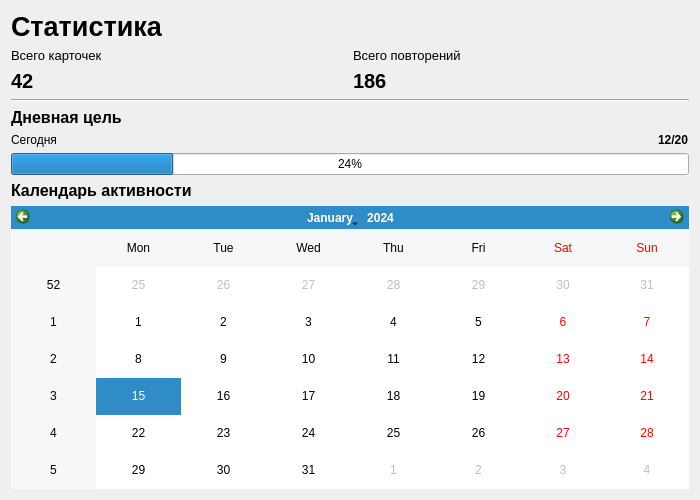
<?xml version="1.0" encoding="UTF-8"?>
<ui version="4.0">
 <class>Form</class>
 <widget class="QWidget" name="Form">
  <property name="geometry">
   <rect>
    <x>0</x>
    <y>0</y>
    <width>700</width>
    <height>500</height>
   </rect>
  </property>
  <property name="windowTitle">
   <string>Form</string>
  </property>
  <layout class="QVBoxLayout" name="verticalLayout_2" stretch="0,0,0,0,1">
   <item>
    <widget class="QLabel" name="titleLabel">
     <property name="font">
      <font>
       <pointsize>20</pointsize>
       <bold>true</bold>
      </font>
     </property>
     <property name="text">
      <string>Статистика</string>
     </property>
    </widget>
   </item>
   <item>
    <layout class="QVBoxLayout" name="verticalLayout">
     <item>
      <layout class="QHBoxLayout" name="horizontalLayout_3">
       <item>
        <widget class="QLabel" name="totalCardsTtileLabel">
         <property name="font">
          <font>
           <pointsize>10</pointsize>
          </font>
         </property>
         <property name="text">
          <string>Всего карточек</string>
         </property>
        </widget>
       </item>
       <item>
        <widget class="QLabel" name="totalReviewTitleLabel">
         <property name="font">
          <font>
           <pointsize>10</pointsize>
          </font>
         </property>
         <property name="text">
          <string>Всего повторений</string>
         </property>
        </widget>
       </item>
      </layout>
     </item>
     <item>
      <layout class="QHBoxLayout" name="horizontalLayout">
       <item>
        <widget class="QLabel" name="totalCardsValueLabel">
         <property name="font">
          <font>
           <pointsize>15</pointsize>
           <bold>true</bold>
          </font>
         </property>
         <property name="text">
          <string>42</string>
         </property>
        </widget>
       </item>
       <item>
        <widget class="QLabel" name="totalReviewValueLabel">
         <property name="font">
          <font>
           <pointsize>15</pointsize>
           <bold>true</bold>
          </font>
         </property>
         <property name="text">
          <string>186</string>
         </property>
        </widget>
       </item>
      </layout>
     </item>
    </layout>
   </item>
   <item>
    <widget class="Line" name="line">
     <property name="orientation">
      <enum>Qt::Orientation::Horizontal</enum>
     </property>
    </widget>
   </item>
   <item>
    <layout class="QVBoxLayout" name="verticalLayout_3">
     <item>
      <widget class="QLabel" name="dailyGoalLabel">
       <property name="font">
        <font>
         <pointsize>12</pointsize>
         <bold>true</bold>
        </font>
       </property>
       <property name="text">
        <string>Дневная цель</string>
       </property>
      </widget>
     </item>
     <item>
      <layout class="QHBoxLayout" name="horizontalLayout_4">
       <item>
        <widget class="QLabel" name="todayLabel">
         <property name="sizePolicy">
          <sizepolicy hsizetype="Expanding" vsizetype="Preferred">
           <horstretch>0</horstretch>
           <verstretch>0</verstretch>
          </sizepolicy>
         </property>
         <property name="text">
          <string>Сегодня</string>
         </property>
        </widget>
       </item>
       <item>
        <widget class="QLabel" name="goalLabel">
         <property name="font">
          <font>
           <bold>true</bold>
          </font>
         </property>
         <property name="text">
          <string>12/20</string>
         </property>
        </widget>
       </item>
      </layout>
     </item>
     <item>
      <widget class="QProgressBar" name="progressBar">
       <property name="value">
        <number>24</number>
       </property>
      </widget>
     </item>
    </layout>
   </item>
   <item>
    <layout class="QVBoxLayout" name="verticalLayout_5">
     <item>
      <widget class="QLabel" name="activityCalendarLabel">
       <property name="font">
        <font>
         <pointsize>12</pointsize>
         <bold>true</bold>
        </font>
       </property>
       <property name="text">
        <string>Календарь активности</string>
       </property>
      </widget>
     </item>
     <item>
      <widget class="QCalendarWidget" name="calendarWidget"/>
     </item>
    </layout>
   </item>
  </layout>
 </widget>
 <resources/>
 <connections/>
</ui>
